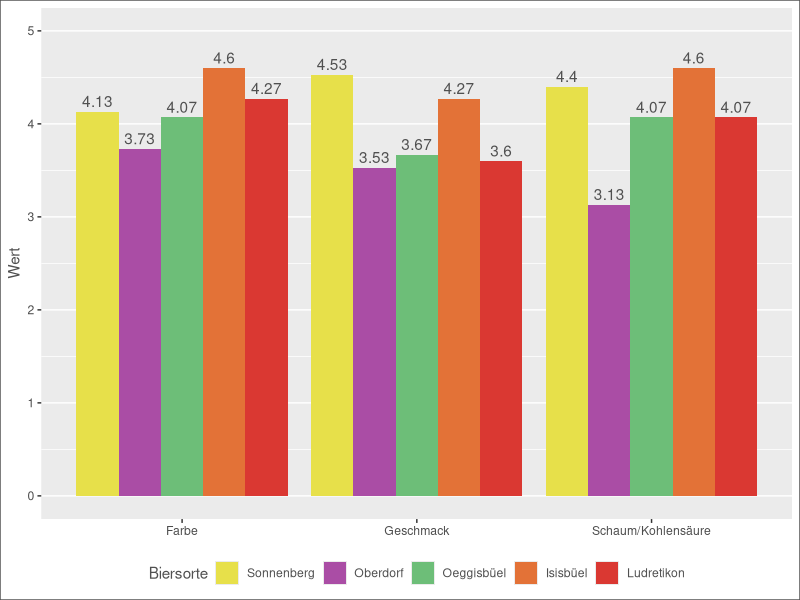
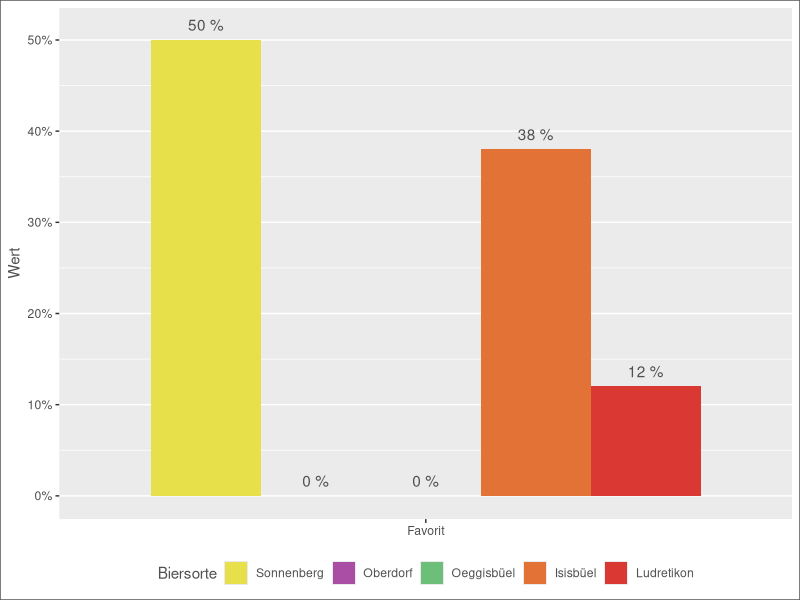

Write R code to recreate these figures, in order.
## ---- chunk 1
#| label: csv
#| echo: false
# read the csv

library(tidyverse, warn.conflicts = FALSE, quietly = TRUE)
library(here)
options(knitr.kable.NA = '')

tabelle <- read_csv(here("data/tabelle.csv")) |> 
  filter(!if_all(c(3:6), ~ is.na(.)))

knitr::kable(tabelle,
             align = c("l", "l", "c", "c", "c", "c", "l"))
## ---- chunk 2
#| label: pivot
#| echo: false
options(knitr.kable.NA = '')

pivot <- tabelle |> 
  mutate(n = sum(Favorit)) |> 
  group_by(Biersorte) |> 
  reframe(across(c(2,3,4), \(x) mean(x, na.rm = TRUE)),
            across(c(5), \(x) sum(x, na.rm = TRUE)/n)) |> 
  unique()

knitr::kable(pivot, digits = c(0, 1, 1, 1, 2))
## ---- chunk 3
#| label: prep
#| echo: false
#| output: false

# make the data tidy
pivot <- pivot |> 
  pivot_longer(-c(1),
               names_to = "Kategorie", values_to = "Wert") |> 
  mutate(Biersorte = factor(Biersorte,
                            levels = c("Sonnenberg", "Oberdorf", "Oeggisbüel", "Isisbüel", "Ludretikon"),
                            ordered = TRUE)) |> 
  mutate(Wert = round(Wert, 2))

# create theme
mytheme <- theme(axis.title.x = element_blank(),
                 legend.position = "bottom",
                 panel.grid.major.x = element_blank(),
                 text = element_text(colour = "#505050"),
                 plot.title = element_text(colour = "#505050", size = 11, hjust = 0.5),
                 plot.background = element_rect(colour = "#505050", fill=NA, linewidth =.5) )

# define colors
mycolor <- c("#E7E04A", "#AA4DA5", "#6DBE78", "#E37237", "#DA3832")
## ---- chunk 4
#| label: plot_values
#| echo: false

pivot |>
  filter(Kategorie != "Favorit") |> 
  ggplot(aes(y = Wert, x = Kategorie, fill = Biersorte)) +
    geom_col(position = "dodge") +
    geom_text(aes(label = Wert, y = Wert + 0.05),
              colour = "#505050", position = position_dodge(0.9), vjust = 0) +
    expand_limits(y = c(0,5)) +
    scale_fill_manual(values = mycolor) +
    mytheme
  
## ---- chunk 5
#| label: plot_favorite
#| echo: false

pivot |> 
  filter(Kategorie == "Favorit") |> 
  ggplot(aes(y = Wert, x = Kategorie, fill = Biersorte)) +
    geom_col(position = "dodge") +
    geom_text(aes(label = paste(Wert*100, "%"), y = Wert + 0.01),
              colour = "#505050", position = position_dodge(0.9), vjust = 0) +
  scale_y_continuous(labels = scales::percent) +
  scale_fill_manual(values = mycolor) +
  mytheme
  
